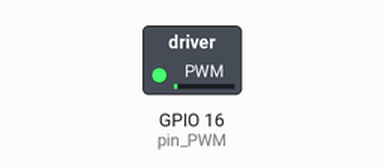
Bench run of a sketch on a simulated ESP32. Shown: switched loads named in the sketch (green lamp = pin HIGH).

Above: at 0.05 s.
At 2.15 s:
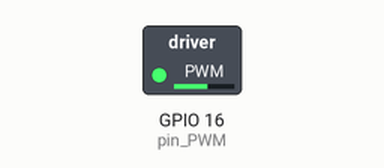
At 3.45 s:
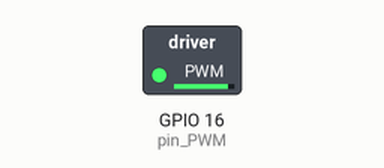
At 6.9 s:
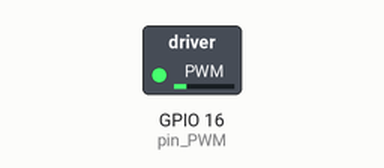
Timing chart, 0 to 10.0 s (numbered marks = the images above):
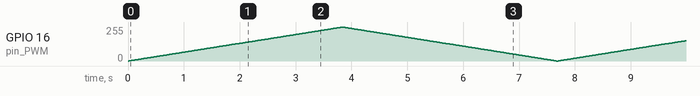

The sketch:

ESP32_V.ino
```cpp
//Define PIN PWM
int brigth = 0;     //Variable 0-255 (8 bits)
int pin_PWM = 16;    //Output Pin

//Define PIN L298N
//OUT1 -> (+)
//OUT2 -> (-)
int IN1 = 9;
int IN2 = 10;

//PWM Characteristics
const int channel = 0;
const int frequency = 5000;
const int resolution = 8;

void setup() {
  ledcSetup(channel,frequency,resolution);
  ledcAttachPin(pin_PWM,channel);
}

void loop() {
  for(brigth=0;brigth<=255;brigth++){
    ledcWrite(channel,brigth);
    delay(15);
    }
  for(brigth=255;brigth>=0;brigth--){
    ledcWrite(channel,brigth);
    delay(15);
    }
}
```
